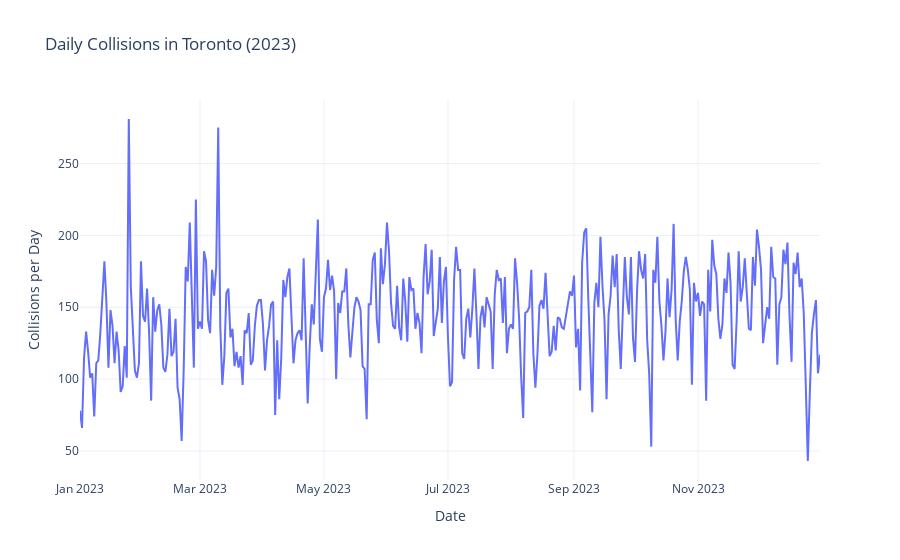

The notebook cell saved with this chart:
### Code cell
fig = px.line(
    daily,
    x='DATE',
    y='COLLISIONS',
    title=f'Daily Collisions in Toronto ({year_to_plot})',
    labels={'DATE': 'Date', 'COLLISIONS': 'Number of Collisions'},
)

fig.update_layout(
    template='plotly_white',
    hovermode='x unified',
    xaxis_title='Date',
    yaxis_title='Collisions per Day'
)

fig.show()

### Figure 1 — Plotly figure (JSON) as saved in the notebook; plotly's stock layout.template omitted (floating-point values rounded to 4 significant figures; data arrays with more than 128 entries replaced by an {"elided": "..."} marker saying what was removed)
{"data": [{"hovertemplate": "Date=%{x}<br>Number of Collisions=%{y}<extra></extra>", "legendgroup": "", "line": {"color": "#636efa", "dash": "solid"}, "marker": {"symbol": "circle"}, "mode": "lines", "name": "", "orientation": "v", "showlegend": false, "type": "scatter", "x": {"elided": "365 str values"}, "xaxis": "x", "y": {"elided": "365 int values"}, "yaxis": "y"}], "layout": {"hovermode": "x unified", "legend": {"tracegroupgap": 0}, "title": {"text": "Daily Collisions in Toronto (2023)"}, "xaxis": {"anchor": "y", "domain": [0, 1], "title": {"text": "Date"}}, "yaxis": {"anchor": "x", "domain": [0, 1], "title": {"text": "Collisions per Day"}}}}
